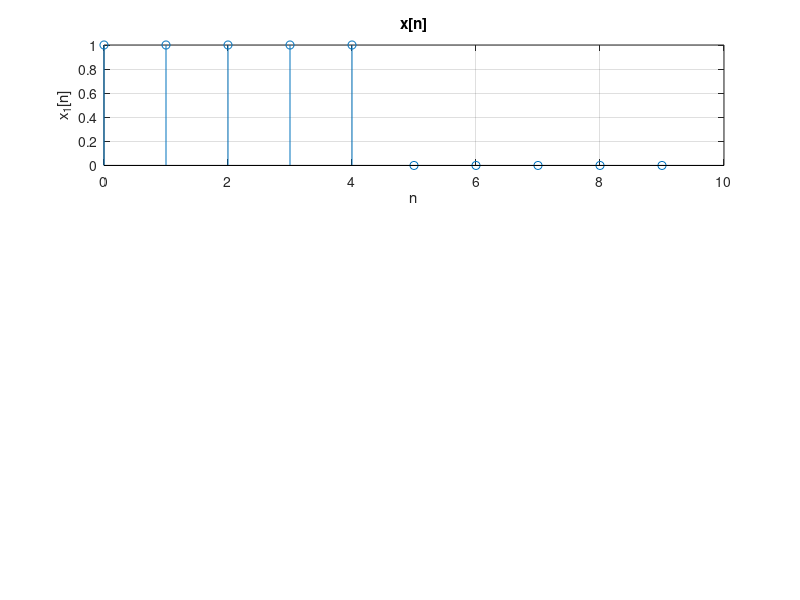

The MATLAB source for this figure: (Note: this script raises an error after producing the figure.)
clear;
clc;
close all;

%(a)
figure(1)
X1=0:9;
X2=0:4;
x1=[ones(1,5) zeros(1,5)];
h1=[1 -1 3 0 1];
h2=[0 2 5 4 -1];
subplot(3,1,1),stem(X1,x1),grid on,xlabel('n'),ylabel('x_1[n]'),title('x[n]');
subplot(3,1,2,'r'),stem(X2,h1),grid on,xlabel('n'),ylabel('h_1[n]'),title('h_1[n]');
subplot(3,1,3),stem(X2,h2),grid on,xlabel('n'),ylabel('h_2[n]'),title('h_2[n]');

%(b)
y1=conv(x1,h1);
y2=conv(h1,x1);
xx=(X1(1)+X2(1)):(X1(end)+X2(end));
subplot(2,1,1),stem(xx,y1),grid on,xlabel('n'),ylabel('y[n]'),title('x_1[n]*h_1[n]');
subplot(2,1,2),stem(xx,y2,'r'),grid on,xlabel('n'),ylabel('y[n]'),title('h_1[n]*x_1[n]');

%(c)
y3=conv(x1,h1)+conv(x1,h2);
y4=conv(x1,h1+h2);
subplot(2,1,1),stem(xx,y3),grid on,xlabel('n'),ylabel('y[n]'),title('y_1[n]=x_1[n]*h_1[n]+x_1[n]*h_2[n]');
subplot(2,1,2),stem(xx,y4,'r'),grid on,xlabel('n'),ylabel('y[n]'),title('y_2[n]=x_1[n]*(h_1[n]+h_2[n])');

%(d)
xh1=conv(x1,h1);
y5=conv(xh1,h2);
h1h2=conv(h1,h2);
y6=conv(x1,h1h2);
xx2=(X1(1)+X2(1)+X2(1)):(X1(end)+X2(end)+X2(end));
subplot(2,1,1),stem(xx2,y5),grid on,xlabel('n'),ylabel('y[n]'),title('y_{d1}[n]=(x_1[n]*h_1[n])*h_2[n]');
subplot(2,1,2),stem(xx2,y6,'r'),grid on,xlabel('n'),ylabel('y[n]'),title('y_{d2}[n]=x_1[n]*(h_1[n]*h_2[n])');

%(e)
h1=[1 -1 3 0 1 0 0 0 0];
x1=[ones(1,5) zeros(1,5)];
h2=[0 0 1 -1 3 0 1];
x2=[0 0 ones(1,5) 0];
ye1=conv(x2,h1);
ye2=conv(x1,h2);
X1=[0:15];
stem(X1,ye1);
hold on;
stem(X1,ye2,'r-x'),grid on,xlabel('n'),ylabel('y[n]'),title('y_{e1}[n-2]andy_{e2}[n]');
legend('y_{e1}[n-2]','y_{e2}[n]=x_1[n]*h_1[n-2]');

%(f)
nx = 0:9;
nh = 0:8;
w=(nx+1).*x1;
nyf1=nx(1)+nh(1):nx(end)+nh(end);
nyf2=nx(1)+nh(1)*2:nx(end)+nh(end)*2;
yf1=conv(w,h1);
hf1=(nh+1).*(nh==0);
hf2=h1;
hseries=conv(hf1,hf2);
yf2=conv(x1,hseries);
figure(6)
stem(nyf1,yf1,'-rx');
hold on;
stem(nyf2,yf2,'bo');
hold off;
legend('conv by series', 'conv by impulse responses');
title('2.4 (f) "Verify Associative Property of The System"');
xlabel('n');
ylabel('y[n]');
ylim([0,20]);
print('-dpng','Lab2 2.4(f).png');

%(g)
xg=2*(nh==0);
yga=xg.^2;
hg2=h2;
ygb=conv(xg,hg2);
ng1=nh(1)*2:nh(end)*2;
yg1=[yga zeros(1,4)]+ygb;
hg1=(nh==0).^2;
hparallel=hg1+hg2;
yg2=conv(xg,hparallel);
ng2=ng1;
stem(ng1,yg1,'-rx');
hold on;
stem(ng2,yg2,'bo');
hold off;
legend('parallel connection', 'sum up impulse responses');
title('2.4 (g) "Verify Distributive Property of The System"');
xlabel('n');
ylabel('y[n]');
xlim([-1,8])
ylim([0,11]);
print('-dpng','Lab2 2.4(g).png');
